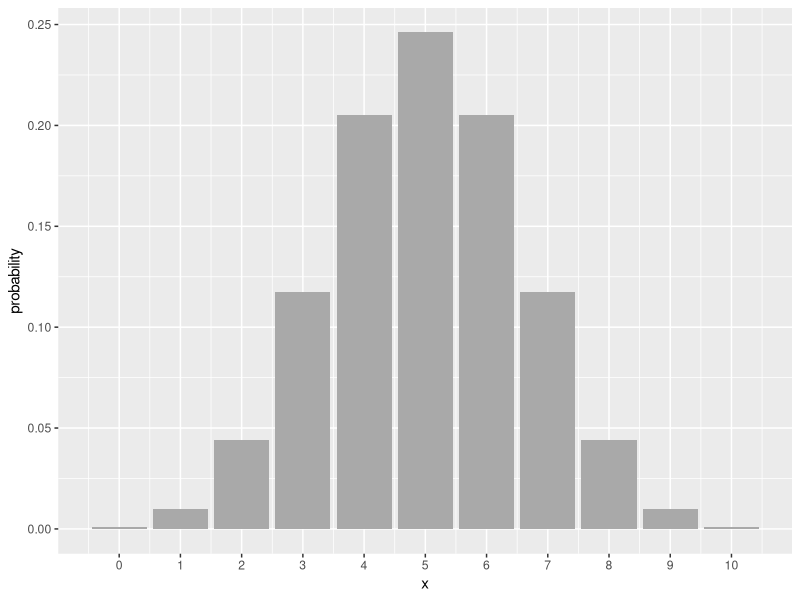
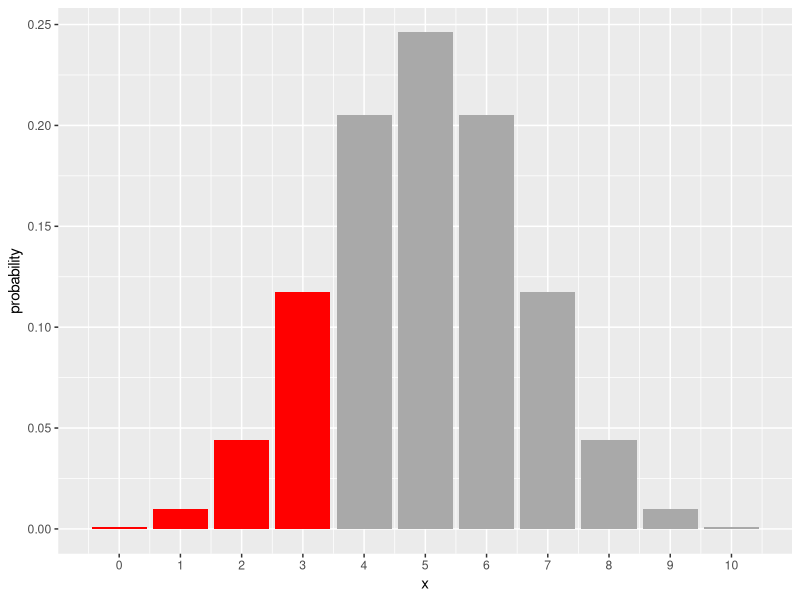

Recreate these plots in R, in order.
## ---- chunk 1
knitr::opts_chunk$set(warning = FALSE, message = FALSE, comment = "")
library(tidyverse)
## ---- chunk 2
n <- 10
p <- .5
bin_pmf <- tibble(x = 0:n, probability = dbinom(x, n, p))
print.data.frame(bin_pmf, digits = 4, row.names = FALSE)
## ---- chunk 3
ggplot(bin_pmf, aes(x = x, y = probability)) + 
  geom_bar(stat = "identity", fill = "darkgray") +
  scale_x_continuous(breaks = 0:n)
## ---- chunk 4
bin_pmf <- bin_pmf %>% 
  mutate(shading = ifelse(x <= 3, "red", "darkgray"))
ggplot(bin_pmf, aes(x = x, y = probability)) + 
  geom_bar(stat = "identity", fill = bin_pmf$shading) +
  scale_x_continuous(breaks = 0:n)
